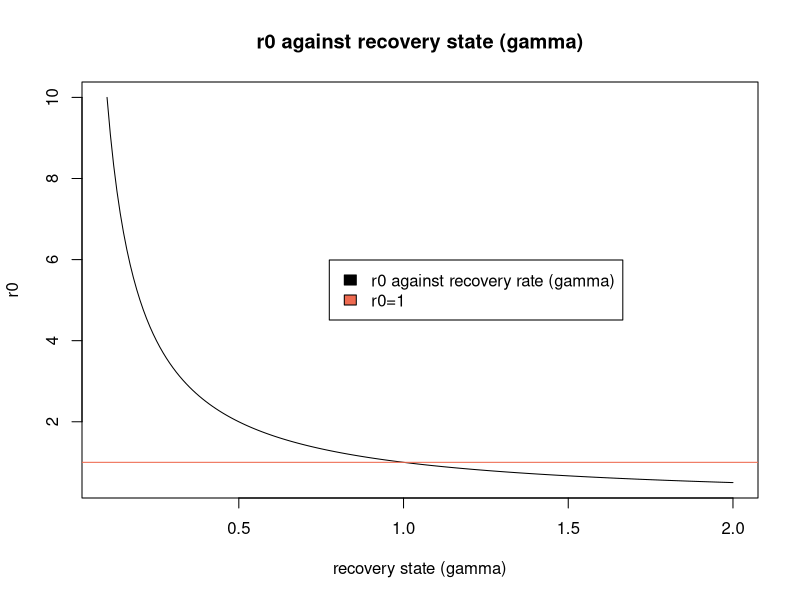
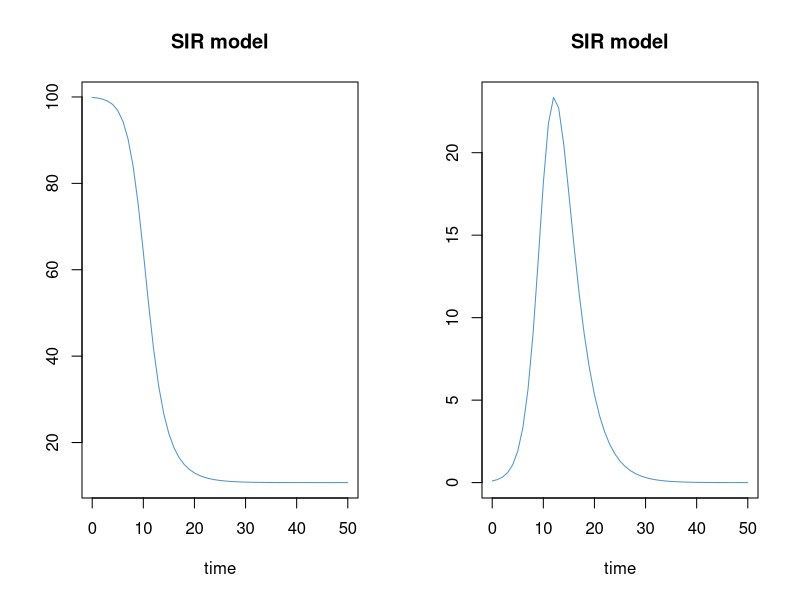
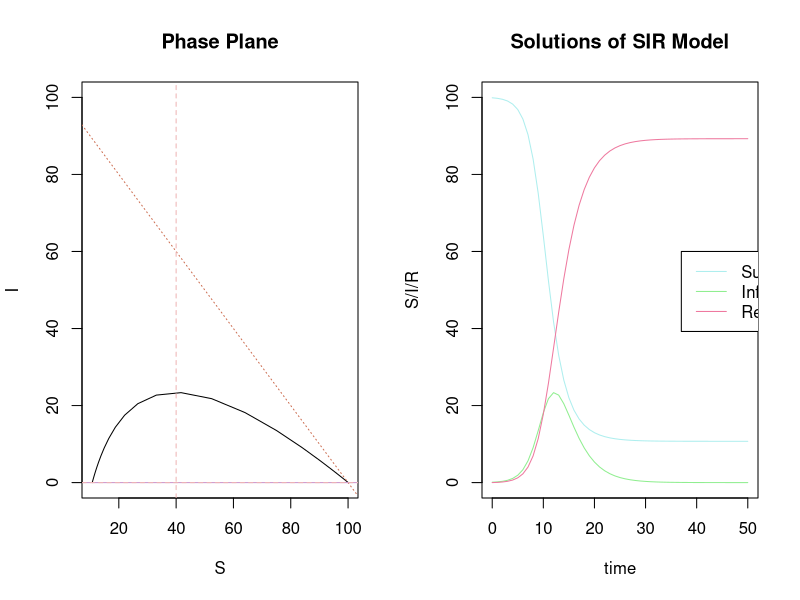
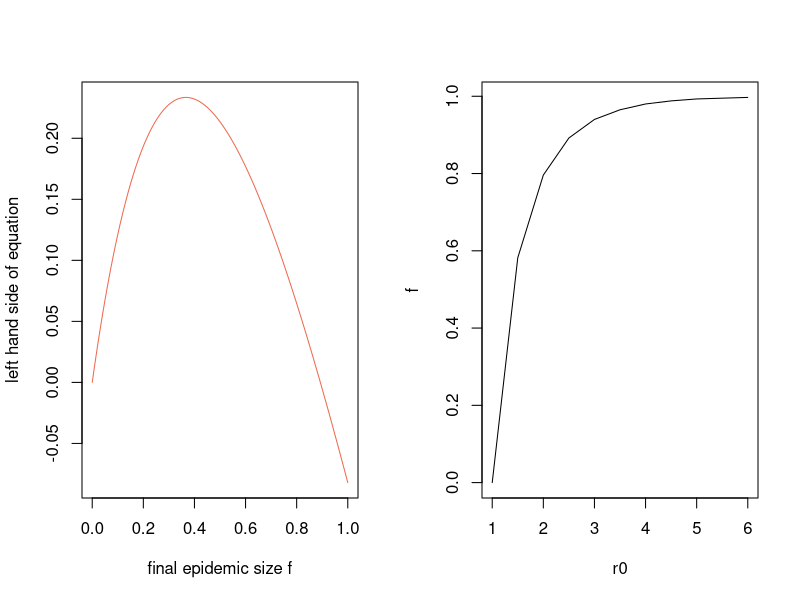

The R script that drew these images, in order:
## ---- chunk 1
#1

r0 <- function(beta,gamma,N){
  output <- beta*N/gamma
  return(output)
}
## ---- chunk 2
#2

gamma_gay <-seq(0.1, 2, 0.01)
plot(gamma_gay, r0(0.01,gamma_gay,100), type="l", xlab = "recovery state (gamma)", ylab = "r0", main = "r0 against recovery state (gamma)")
abline(h=1, col="coral2")
legend("right", inset=0.2, c("r0 against recovery rate (gamma)", "r0=1"), fill=c("black", "coral2"))
## ---- chunk 3
#3

SIR_dydt <- function(t, y, parms){
  #Parameters
  beta <- parms[1]
  gamma <- parms[2]
  #Variables
  S <- y[1]
  I <- y[2]
  #Calculate the two derivatives
  dS <- -beta*S*I
  dI <- beta*S*I - gamma*I
  return(list(c(dS,dI)))
}
## ---- chunk 4
#4a

beta <- 0.01
gamma <- 0.4
I <- 1

for(S in seq(10,100,10))
{
  dI <- beta*S*I - gamma*I
  if(dI>0){
    print(paste('dI/dt is', dI, 'which is positive as beta*S>gamma'))
  }else if(dI==0){
    print(paste('dI/dt is', dI, 'as beta*S=gamma'))
  }else{
    print(paste('dI/dt is', dI, 'which is not positive as beta*S<=gamma'))
  }
}
## ---- chunk 5
#5

library(deSolve)

N <- 100
beta <- 0.01
gamma <- 0.4

#Initial conditions 
s0 <- 99.9
i0 <- 0.1

#time steps 
steps <- seq(0,50)


#Solution 
SIR_solution <- ode(c(s0,i0), steps, SIR_dydt, c(beta, gamma))

#Plot
plot(SIR_solution, type="l", main="SIR model", col="steelblue3")

#Phase plane
plot(SIR_solution[,2], SIR_solution[,3], type="l", xlab="S", ylab="I", main="Phase Plane", ylim=c(0,100))
abline(a=100, b=-1, lty=3, col="salmon3")
#S-nullclines 
abline(h=0, v=0, col="plum3", lty=1)
#I-nullclines 
abline(h=0, v= (gamma/beta), col="rosybrown2", lty=2)
## ---- chunk 6
#6

N <- 100
R <- c(N- SIR_solution[,2]-SIR_solution[,3])

plot(SIR_solution[,"time"], SIR_solution[,2], type="l", main="Solutions of SIR Model", xlab="time",ylab="S/I/R", col="paleturquoise2", ylim=c(0,100))
lines(SIR_solution[,"time"], SIR_solution[,3], type="l", col="palegreen2")
lines(SIR_solution[,"time"], R, type = "l", col="palevioletred2")
legend(37,60,legend=c("Susceptible", "Infected", "Recovered"), col=c("paleturquoise2", "palegreen2", "palevioletred2"), lty=1)
## ---- chunk 7
#7a

fes_eq <- function(f,r0){
  output2 <- 1 - f - exp(-1*r0*f)
  return(output2)
}
## ---- chunk 8
#7b

f_is <- seq(0,1,0.01)
plot(f_is, fes_eq(f_is,2.5), type="l", xlab="final epidemic size f", ylab="left hand side of equation", col="coral2")
## ---- chunk 9
#7c

f_2 <- 1
while(fes_eq(f_2,2.5) <= 0){
  f_2 <- f_2 - 0.001
  print(paste("when f is", f_2, "fes_eq is", fes_eq(f_2,2.5)))
}

print(f_2)
## ---- chunk 10
#7d

fes_sol <- function(r0){
  f2 <- 1
  while(fes_eq(f2,r0)<=0){
    f2 <- f2 - 0.001
  }
  return(f2)
}

#to prove that it works we can imput r0=2.5 to see if we get f=0.892

print(fes_sol(2.5))
## ---- chunk 11
#7e

R00 <- seq(1,6,0.5)
a <- fes_sol(r0=1.5)
b <- fes_sol(r0=2)
c <- fes_sol(r0=2.5)
d <- fes_sol(r0=3)
e <- fes_sol(r0=3.5)
g <- fes_sol(r0=4)
h <- fes_sol(r0=4.5)
i <- fes_sol(r0=5)
j <- fes_sol(r0=5.5)
k <- fes_sol(r0=6)
fplot <- c(0,a,b,c,d,e,g,h,i,j,k)
plot(R00, fplot, type='l',xlab='r0',ylab='f')
